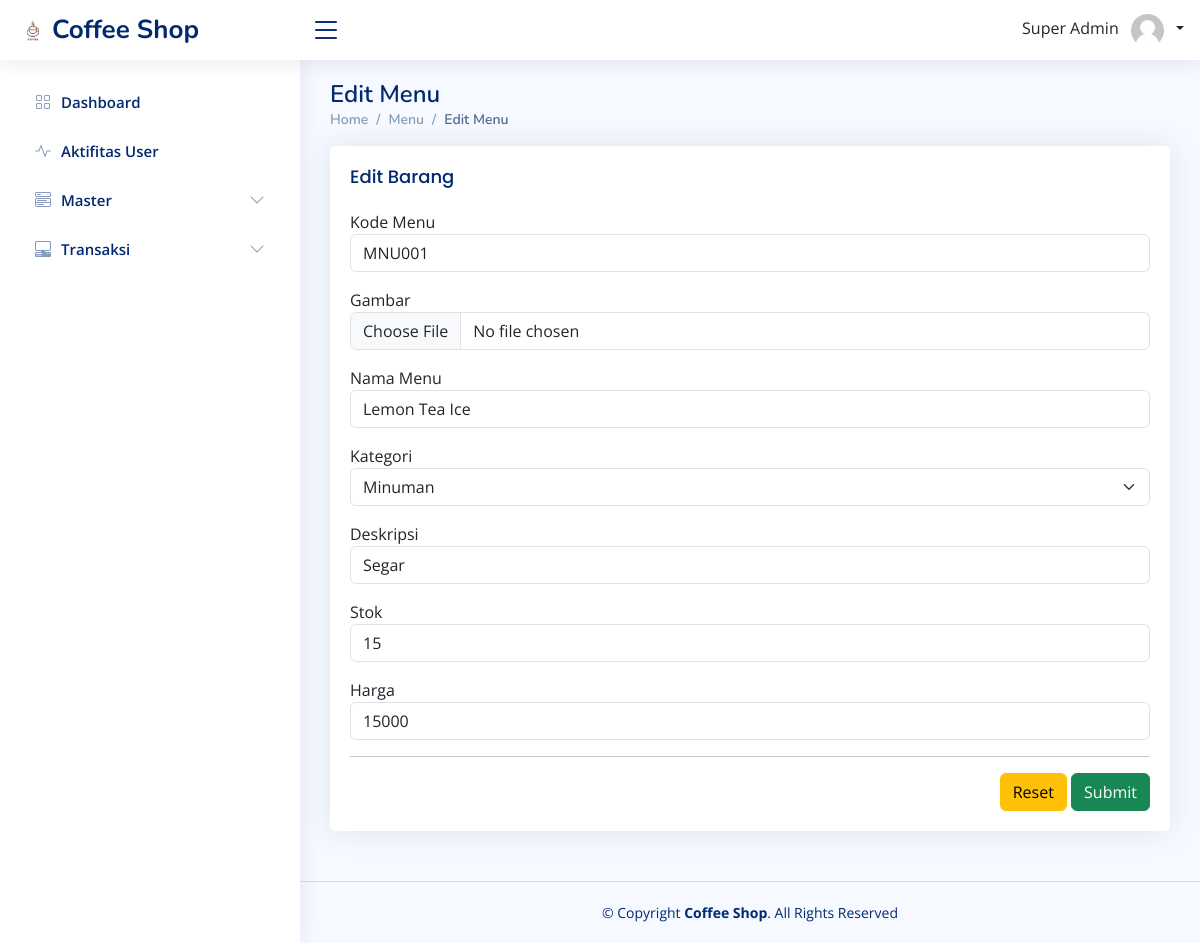
The app's page /index_manajer.php?page=menu/edit&id=42 (signed in) with its own data.
### tables this page shows
CREATE TABLE `t_menu` (
  `id_menu` int(11) NOT NULL,
  `kode_menu` varchar(255) NOT NULL,
  `gambar` varchar(255) NOT NULL,
  `nama_menu` varchar(255) NOT NULL,
  `id_kategori` int(11) NOT NULL,
  `deskripsi` text NOT NULL,
  `stock` int(11) NOT NULL,
  `harga` int(11) NOT NULL
);

CREATE TABLE `tkategori` (
  `id` int(11) NOT NULL,
  `kode_kategori` varchar(255) NOT NULL,
  `nama_kategori` varchar(255) NOT NULL
);

### function/view-query.php (called while the page is built, shortened)
<?php
function getMenu($id = null)
{
    $conn = connection();
    if ($id) {
        $query = "SELECT t_menu.*, tkategori.kode_kategori, tkategori.nama_kategori FROM t_menu JOIN tkategori ON t_menu.id_kategori = tkategori.id WHERE t_menu.id_menu = '$id'";
    } else {
        $query = "SELECT t_menu.*, tkategori.kode_kategori, tkategori.nama_kategori FROM t_menu JOIN tkategori ON t_menu.id_kategori = tkategori.id";
    }
    $result = mysqli_query($conn, $query);
    return $result;
}

### pages-manajer/menu/edit/index_manajer.php (the view, shortened to what this page needs)
<?php
include('function/view-query.php');
$id = $_GET['id'];
$response = getMenu($id);
$data = mysqli_fetch_assoc($response);
?>
<main id="main" class="main">
    <div class="pagetitle">
        <h1>Edit Menu</h1>
        <nav>
            <ol class="breadcrumb">
                <li class="breadcrumb-item"><a href="index.php">Home</a></li>
                <li class="breadcrumb-item"><a href="index.php?page=menu">Menu</a></li>
                <li class="breadcrumb-item active">Edit Menu</li>
            </ol>
        </nav>
    </div>
    <section class="section">
        <div class="row">
            <div class="col-lg-12">
                <div class="card">
                    <div class="card-body">
                        <h5 class="card-title">Edit Barang</h5>
                        <form action="logic/menu/update.php" method="POST" enctype="multipart/form-data">
                            <div class="form-group mb-3">
                                <label>Kode Menu</label>
                                <input type="text" name="kode_menu" placeholder="Input Kode" class="form-control" value="<?= $data['kode_menu']; ?>" readonly>
                            </div>
                            <div class="form-group mb-3">
                                <label>Gambar</label>
                                <input type="file" name="gambar" class="form-control">
                            </div>
                            <div class="form-group mb-3">
                                <label>Nama Menu</label>
                                <input type="text" name="nama_menu" placeholder="Input Nama Menu" class="form-control" value="<?= $data['nama_menu']; ?>">
                            </div>
                            <div class="form-group mb-3">
                                <label>Kategori</label>
                                <select name="id_kategori" class="form-select">
                                    <option value="<?= $data['id_kategori']; ?>"><?= $data['nama_kategori']; ?></option>
                                </select>
                            </div>
                            <div class="form-group mb-3">
                                <label>Deskripsi</label>
                                <input type="text" name="deskripsi" placeholder="Input Deskripsi" class="form-control" value="<?= $data['deskripsi']; ?>">
                            </div>
                            <div class="form-group mb-3">
                                <label>Stok</label>
                                <input type="number" name="stock" oninput="this.value = this.value < 0 ? 0 : this.value" placeholder="Input Stok" class="form-control" value="<?= $data['stock'] ?>">
                            </div>
                            <div class="form-group mb-3">
                                <label>Harga</label>
                                <input type="text" name="harga" oninput="validatePrice(this)" min="1" placeholder="Input Harga" class="form-control" value="<?= $data['harga']; ?>">
                            </div>
                            <hr>
                            <div class="text-end">
                                <button type="reset" class="btn btn-warning">Reset</button>
                                <button type="submit" name="Submit" class="btn btn-success">Submit</button>
                            </div>
                        </form>
                    </div>
                </div>
            </div>
        </div>
    </section>
</main>

### assets/css/style.css (style rules this page uses)
:root { scroll-behavior: smooth; }
body { font-family: "Open Sans", sans-serif; background: #f6f9ff; color: #444444; }
a { color: #4154f1; text-decoration: none; }
h1, h2, h3, h4, h5, h6 { font-family: "Nunito", sans-serif; }
#main { margin-top: 60px; padding: 20px 30px; transition: all 0.3s; }
.pagetitle { margin-bottom: 10px; }
.pagetitle h1 { font-size: 24px; margin-bottom: 0; font-weight: 600; color: #012970; }
.card { margin-bottom: 30px; border: none; border-radius: 5px; box-shadow: 0px 0 30px rgba(1, 41, 112, 0.1); }
.card-title { padding: 20px 0 15px 0; font-size: 18px; font-weight: 500; color: #012970; font-family: "Poppins", sans-serif; }
.card-body { padding: 0 20px 20px 20px; }
.breadcrumb { font-size: 14px; font-family: "Nunito", sans-serif; color: #899bbd; font-weight: 600; }
.breadcrumb a { color: #899bbd; transition: 0.3s; }
.breadcrumb .breadcrumb-item::before { color: #899bbd; }
.breadcrumb .active { color: #51678f; font-weight: 600; }
@media (min-width: 1200px) { #main, #footer { margin-left: 300px; } }

### records on screen
t_menu: kode_menu "MNU001", nama_menu "Lemon Tea Ice", id_kategori "Minuman", deskripsi "Segar", stock "15", harga "15000"

### other values on screen
$_SESSION['nama_user'] "Super Admin"
